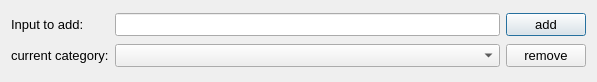
<?xml version="1.0" encoding="UTF-8"?>
<ui version="4.0">
 <class>Dialog</class>
 <widget class="QDialog" name="Dialog">
  <property name="geometry">
   <rect>
    <x>0</x>
    <y>0</y>
    <width>597</width>
    <height>82</height>
   </rect>
  </property>
  <property name="windowTitle">
   <string>Dialog</string>
  </property>
  <layout class="QGridLayout" name="gridLayout">
   <item row="0" column="0">
    <widget class="QLabel" name="input_label">
     <property name="font">
      <font>
       <pointsize>10</pointsize>
      </font>
     </property>
     <property name="text">
      <string>Input to add: </string>
     </property>
    </widget>
   </item>
   <item row="0" column="1">
    <widget class="QLineEdit" name="lineEdit">
     <property name="font">
      <font>
       <pointsize>10</pointsize>
      </font>
     </property>
    </widget>
   </item>
   <item row="0" column="2">
    <widget class="QPushButton" name="add">
     <property name="font">
      <font>
       <pointsize>10</pointsize>
      </font>
     </property>
     <property name="text">
      <string>add</string>
     </property>
    </widget>
   </item>
   <item row="1" column="0">
    <widget class="QLabel" name="category_label">
     <property name="font">
      <font>
       <pointsize>10</pointsize>
      </font>
     </property>
     <property name="text">
      <string>current category:</string>
     </property>
    </widget>
   </item>
   <item row="1" column="1">
    <widget class="QComboBox" name="comboBox">
     <property name="font">
      <font>
       <pointsize>10</pointsize>
      </font>
     </property>
    </widget>
   </item>
   <item row="1" column="2">
    <widget class="QPushButton" name="remove">
     <property name="font">
      <font>
       <pointsize>10</pointsize>
      </font>
     </property>
     <property name="text">
      <string>remove</string>
     </property>
    </widget>
   </item>
  </layout>
 </widget>
 <resources/>
 <connections/>
</ui>
